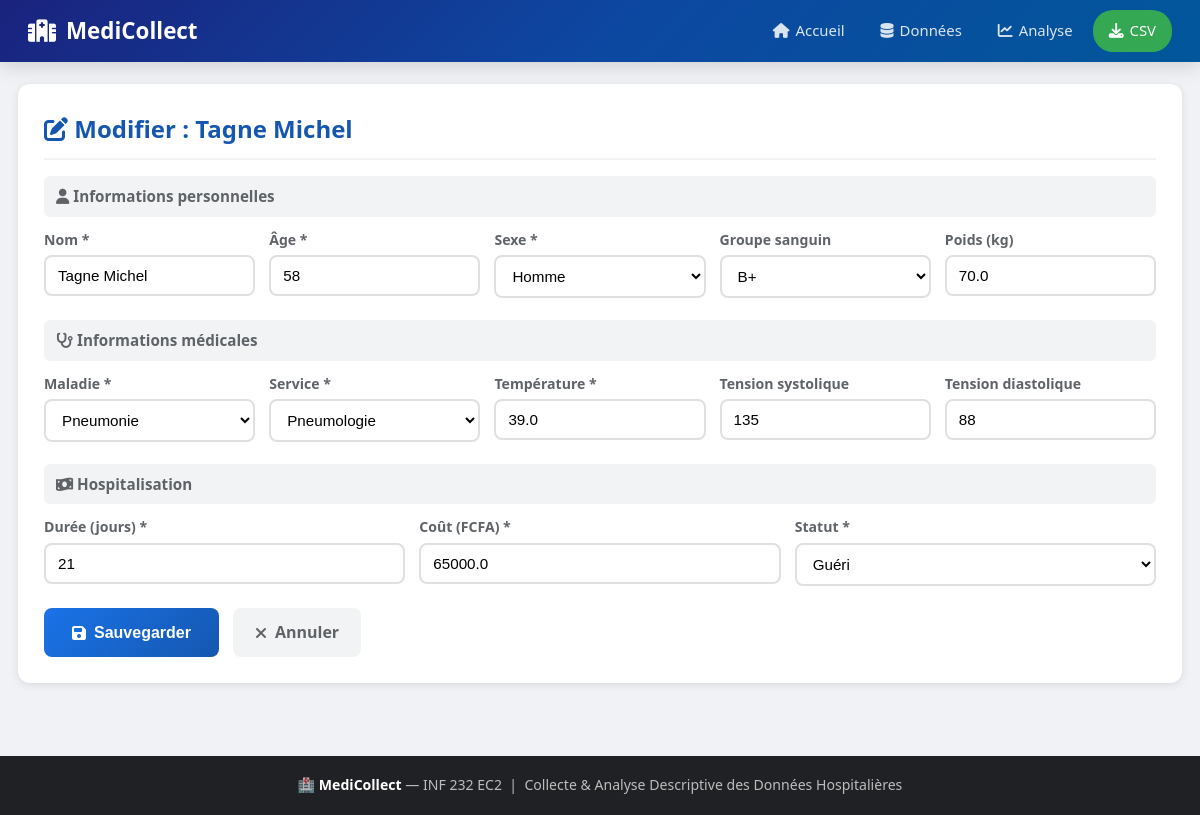
/edit/19, run on the app's committed database.
### tables this page shows
CREATE TABLE patients (
            id                   INTEGER PRIMARY KEY AUTOINCREMENT,
            nom                  TEXT    NOT NULL,
            age                  INTEGER NOT NULL,
            sexe                 TEXT    NOT NULL,
            groupe_sanguin       TEXT,
            maladie              TEXT    NOT NULL,
            service              TEXT    NOT NULL,
            temperature          REAL    NOT NULL,
            tension_systolique   INTEGER,
            tension_diastolique  INTEGER,
            poids                REAL,
            duree                INTEGER NOT NULL,
            cout                 REAL    NOT NULL,
            statut               TEXT    NOT NULL DEFAULT 'En cours',
            date_admission       TEXT    NOT NULL DEFAULT (date('now'))
        );

### app.py (the view, shortened to what this page needs)
@app.route("/edit/<int:pid>", methods=["GET","POST"])
def edit(pid):
    conn = get_db()
    p = conn.execute("SELECT * FROM patients WHERE id=?", (pid,)).fetchone()
    conn.close()
    if not p:
        flash("Patient introuvable.","danger")
        return redirect(url_for("data"))
    return render_template("edit.html", p=p,
        maladies=MALADIES, services=SERVICES,
        groupes=GROUPES, statuts=STATUTS)

### app.py (called while the page is built)
def get_db():
    conn = sqlite3.connect(DB)
    conn.row_factory = sqlite3.Row
    return conn

### templates/edit.html (shortened to what this page needs)
{% extends 'base.html' %}
{% block content %}
<div class="card">
  <h2><i class="fas fa-edit"></i> Modifier : {{ p['nom'] }}</h2>
  <form action="{{ url_for('edit', pid=p['id']) }}" method="POST">
    <div class="form-section">
      <h3><i class="fas fa-user"></i> Informations personnelles</h3>
      <div class="grid5">
        <div class="fg"><label>Nom *</label>
          <input type="text" name="nom" value="{{ p['nom'] }}" required></div>
        <div class="fg"><label>Âge *</label>
          <input type="number" name="age" value="{{ p['age'] }}" min="0" max="120" required></div>
        <div class="fg"><label>Sexe *</label>
          <select name="sexe" required>
            <option {{ 'selected' if p['sexe']=='Homme' }}>Homme</option>
          </select></div>
        <div class="fg"><label>Groupe sanguin</label>
          <select name="groupe_sanguin">
            {% for g in groupes %}
              <option {{ 'selected' if p['groupe_sanguin']==g }}>{{ g }}</option>
            {% endfor %}
          </select></div>
        <div class="fg"><label>Poids (kg)</label>
          <input type="number" step="0.1" name="poids" value="{{ p['poids'] or '' }}"></div>
      </div>
    </div>
    <div class="form-section">
      <h3><i class="fas fa-stethoscope"></i> Informations médicales</h3>
      <div class="grid5">
        <div class="fg"><label>Maladie *</label>
          <select name="maladie" required>
            {% for m in maladies %}
              <option {{ 'selected' if p['maladie']==m }}>{{ m }}</option>
            {% endfor %}
          </select></div>
        <div class="fg"><label>Service *</label>
          <select name="service" required>
            {% for s in services %}
              <option {{ 'selected' if p['service']==s }}>{{ s }}</option>
            {% endfor %}
          </select></div>
        <div class="fg"><label>Température *</label>
          <input type="number" step="0.1" name="temperature"
                 value="{{ p['temperature'] }}" min="34" max="43" required></div>
        <div class="fg"><label>Tension systolique</label>
          <input type="number" name="tension_systolique"
                 value="{{ p['tension_systolique'] or '' }}"></div>
        <div class="fg"><label>Tension diastolique</label>
          <input type="number" name="tension_diastolique"
                 value="{{ p['tension_diastolique'] or '' }}"></div>
      </div>
    </div>
    <div class="form-section">
      <h3><i class="fas fa-money-bill-wave"></i> Hospitalisation</h3>
      <div class="grid3">
        <div class="fg"><label>Durée (jours) *</label>
          <input type="number" name="duree" value="{{ p['duree'] }}" min="1" required></div>
        <div class="fg"><label>Coût (FCFA) *</label>
          <input type="number" name="cout" value="{{ p['cout'] }}" min="0" required></div>
        <div class="fg"><label>Statut *</label>
          <select name="statut" required>
            {% for st in statuts %}
              <option {{ 'selected' if p['statut']==st }}>{{ st }}</option>
            {% endfor %}
          </select></div>
      </div>
    </div>
    <div class="form-actions">
      <button class="btn-primary" type="submit">
        <i class="fas fa-save"></i> Sauvegarder</button>
      <a class="btn-secondary" href="{{ url_for('data') }}">
        <i class="fas fa-times"></i> Annuler</a>
    </div>
  </form>
</div>
{% endblock %}

### static/style.css (style rules this page uses)
:root { --pri:#1a73e8; --pri2:#1557b0; --grn:#34a853; --red:#ea4335; --ora:#ff9800; --pur:#9c27b0; --dk:#202124; --gr:#5f6368; --lt:#f1f3f4; --wh:#fff; --sh:0 2px 8px rgba(0,0,0,.1); --sh2:0 4px 20px rgba(0,0,0,.15); --rad:12px; --tr:all .25s ease; }
* { margin:0;padding:0;box-sizing:border-box }
body { font-family:'Segoe UI',system-ui,sans-serif; background:#f0f2f5;color:var(--dk);line-height:1.6 }
.card { background:var(--wh);border-radius:var(--rad); box-shadow:var(--sh);padding:26px;margin-bottom:22px }
.card h2 { color:var(--pri2);margin-bottom:16px; padding-bottom:10px;border-bottom:2px solid var(--lt) }
.form-section { margin-bottom:22px }
.form-section h3 { font-size:.95rem;color:var(--gr);padding:8px 12px; background:var(--lt);border-radius:6px;margin-bottom:12px }
.grid5 { display:grid;grid-template-columns:repeat(auto-fit,minmax(190px,1fr));gap:14px }
.grid3 { display:grid;grid-template-columns:repeat(auto-fit,minmax(190px,1fr));gap:14px }
.fg { display:flex;flex-direction:column;gap:4px }
.fg label { font-size:.88rem;font-weight:600;color:var(--gr) }
.fg input,.fg select { padding:10px 12px;border:2px solid #e0e0e0;border-radius:8px; font-size:.95rem;transition:var(--tr);background:#fff }
.btn-primary { display:inline-flex;align-items:center;gap:8px; padding:12px 28px;background:linear-gradient(135deg,var(--pri),var(--pri2)); color:#fff;border:none;border-radius:8px;font-size:1rem;font-weight:600; cursor:pointer;transition:var(--tr);margin-top:14px;text-decoration:none }
.btn-secondary { display:inline-flex;align-items:center;gap:8px; padding:12px 22px;background:var(--lt);color:var(--gr); border:none;border-radius:8px;font-size:1rem;font-weight:600; cursor:pointer;text-decoration:none;margin-top:14px }
.form-actions { display:flex;gap:14px;margin-top:18px }
.form-actions .btn-primary { margin-top:0 }
.form-actions .btn-secondary { margin-top:0 }

### data on the page
patients: nom "Tagne Michel", age "58", poids "70.0", temperature "39.0", tension_systolique "135", tension_diastolique "88", duree "21", cout "65000.0"

### other printed values
form field groupe_sanguin "B+"
form field maladie "Pneumonie"
form field service "Pneumologie"
form field statut "Guéri"
